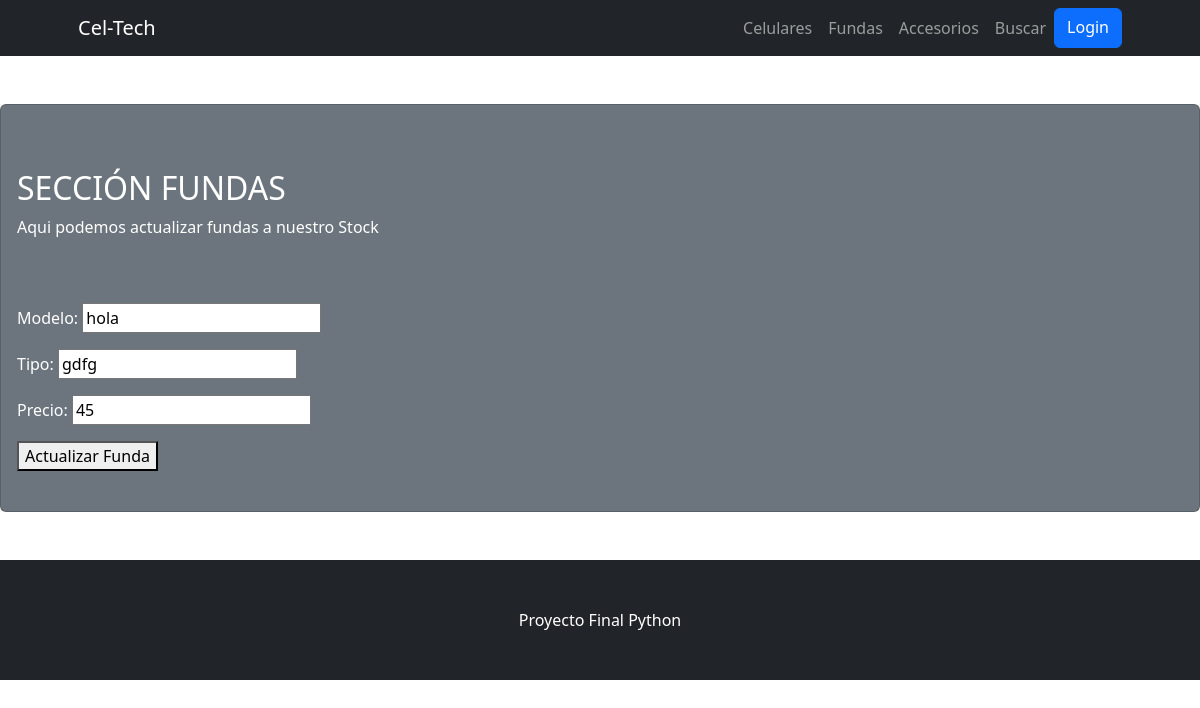
Page /CelTech/fundas-actualizar/33 on the committed database.
### CelTech/models.py (models this page shows, shortened)
class Fundas(models.Model):
    modelo = models.CharField(max_length=20)
    tipo =  models.CharField(max_length=20)
    precio = models.IntegerField()

### CelTech/views.py (the view)
# urls.py: path('fundas-actualizar/<pk>', FundasUpdate.as_view(), name="FundasActualizar"),
class FundasUpdate(UpdateView):
    model = Fundas
    template_name = "fundas_update.html"
    fields = ("__all__")
    success_url = "/CelTech/fundas-lista/"

### CelTech/templates/fundas_update.html
{% extends 'padre.html' %}
{% block cambiante %}
    <br>
    <h2>SECCIÓN FUNDAS</h2>
    <p>Aqui podemos actualizar fundas a nuestro Stock</p>
    <br>
    <br>
    <form action="{% url 'FundasActualizar' fundas.id %}" method="post">{% csrf_token %}
        {{form.as_p}}
        <button type="submit">Actualizar Funda</button>
    </form>
{% endblock cambiante %}

### rows in the picture
Fundas: modelo "hola", tipo "gdfg", precio "45"
